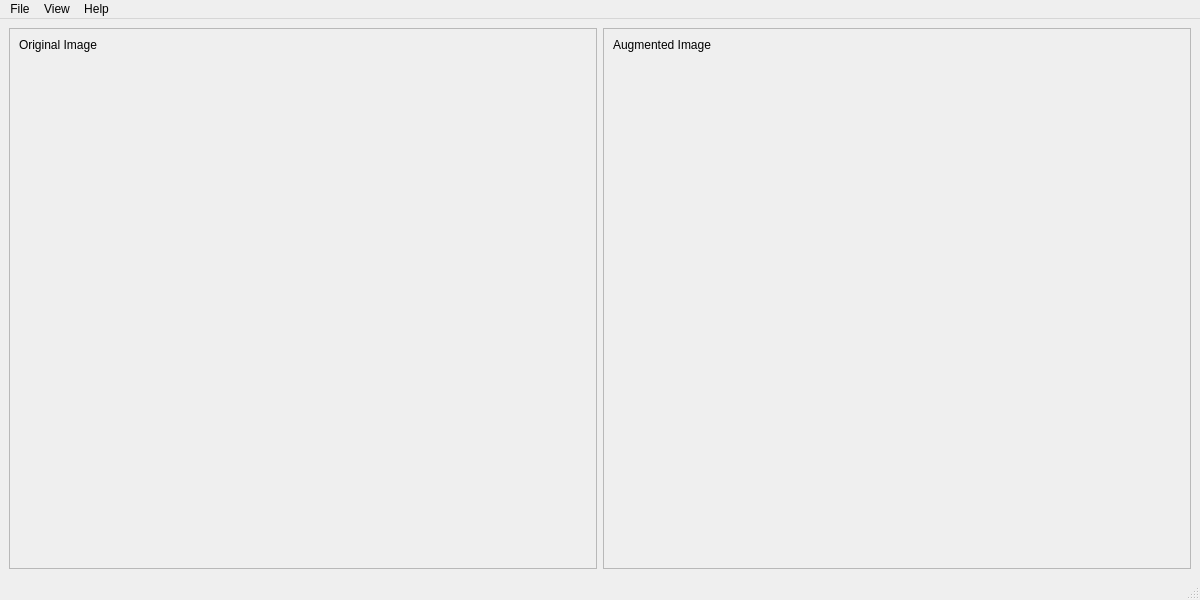
<?xml version="1.0" encoding="UTF-8"?>
<ui version="4.0">
 <class>MainWindow</class>
 <widget class="QMainWindow" name="MainWindow">
  <property name="geometry">
   <rect>
    <x>0</x>
    <y>0</y>
    <width>1200</width>
    <height>600</height>
   </rect>
  </property>
  <property name="windowTitle">
   <string>MainWindow</string>
  </property>
  <widget class="QWidget" name="centralwidget">
   <layout class="QHBoxLayout" name="horizontalLayout_2">
    <item>
     <layout class="QHBoxLayout" name="horizontalLayout">
      <item>
       <widget class="QScrollArea" name="scrollAreaLeft">
        <property name="widgetResizable">
         <bool>true</bool>
        </property>
        <widget class="QWidget" name="scrollAreaWidgetContents">
         <property name="geometry">
          <rect>
           <x>0</x>
           <y>0</y>
           <width>583</width>
           <height>523</height>
          </rect>
         </property>
         <layout class="QHBoxLayout" name="horizontalLayout_3">
          <item>
           <widget class="QLabel" name="imageLabelLeft">
            <property name="text">
             <string>Original Image</string>
            </property>
            <property name="alignment">
             <set>Qt::AlignLeading|Qt::AlignLeft|Qt::AlignTop</set>
            </property>
           </widget>
          </item>
         </layout>
        </widget>
       </widget>
      </item>
      <item>
       <widget class="QScrollArea" name="scrollAreaRight">
        <property name="widgetResizable">
         <bool>true</bool>
        </property>
        <widget class="QWidget" name="scrollAreaWidgetContents_2">
         <property name="geometry">
          <rect>
           <x>0</x>
           <y>0</y>
           <width>582</width>
           <height>523</height>
          </rect>
         </property>
         <layout class="QHBoxLayout" name="horizontalLayout_4">
          <item>
           <widget class="QLabel" name="imageLabelRight">
            <property name="text">
             <string>Augmented Image</string>
            </property>
            <property name="alignment">
             <set>Qt::AlignLeading|Qt::AlignLeft|Qt::AlignTop</set>
            </property>
           </widget>
          </item>
         </layout>
        </widget>
       </widget>
      </item>
     </layout>
    </item>
   </layout>
  </widget>
  <widget class="QMenuBar" name="menubar">
   <property name="geometry">
    <rect>
     <x>0</x>
     <y>0</y>
     <width>1200</width>
     <height>26</height>
    </rect>
   </property>
   <widget class="QMenu" name="menuFile">
    <property name="title">
     <string>File</string>
    </property>
    <addaction name="actionOpen_Image"/>
   </widget>
   <widget class="QMenu" name="menuView">
    <property name="title">
     <string>View</string>
    </property>
    <addaction name="actionZoom_In"/>
    <addaction name="actionZoom_Out"/>
    <addaction name="actionNormal_Size"/>
    <addaction name="separator"/>
    <addaction name="actionFit_to_Window"/>
   </widget>
   <widget class="QMenu" name="menuHelp">
    <property name="title">
     <string>Help</string>
    </property>
    <addaction name="actionAbout"/>
    <addaction name="actionAbout_Qt"/>
   </widget>
   <addaction name="menuFile"/>
   <addaction name="menuView"/>
   <addaction name="menuHelp"/>
  </widget>
  <widget class="QStatusBar" name="statusbar"/>
  <action name="actionOpen_Image">
   <property name="text">
    <string>Open Image</string>
   </property>
  </action>
  <action name="actionAbout">
   <property name="text">
    <string>About</string>
   </property>
  </action>
  <action name="actionAbout_Qt">
   <property name="text">
    <string>About Qt</string>
   </property>
  </action>
  <action name="actionZoom_In">
   <property name="enabled">
    <bool>false</bool>
   </property>
   <property name="text">
    <string>Zoom In (25%)</string>
   </property>
  </action>
  <action name="actionZoom_Out">
   <property name="enabled">
    <bool>false</bool>
   </property>
   <property name="text">
    <string>Zoom Out (25%)</string>
   </property>
  </action>
  <action name="actionNormal_Size">
   <property name="enabled">
    <bool>false</bool>
   </property>
   <property name="text">
    <string>Normal Size</string>
   </property>
  </action>
  <action name="actionFit_to_Window">
   <property name="checkable">
    <bool>true</bool>
   </property>
   <property name="enabled">
    <bool>false</bool>
   </property>
   <property name="text">
    <string>Fit to Window</string>
   </property>
  </action>
 </widget>
 <resources/>
 <connections/>
</ui>
